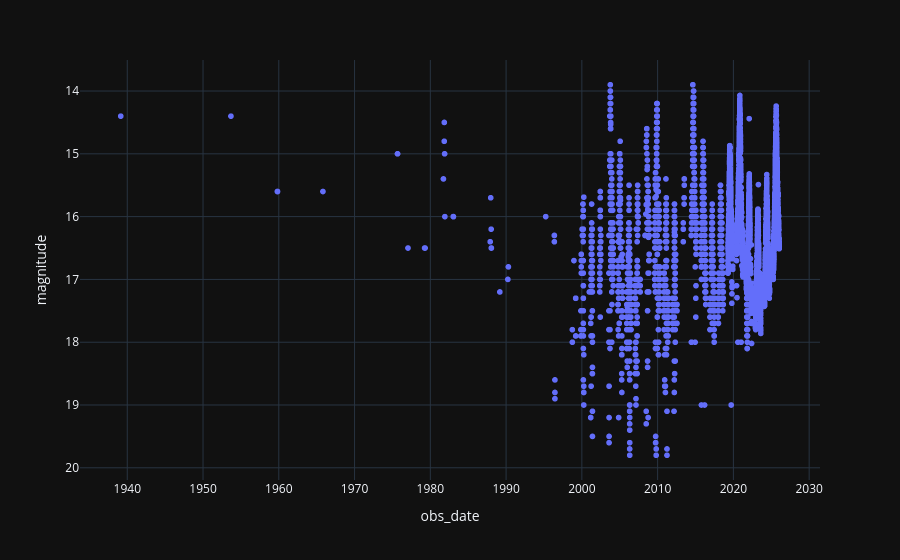

Source (notebook cell):
### Code cell
fig = px.scatter(mpc_obs_filtered_df, x='obs_date', y='magnitude', template= 'plotly_dark')
fig.update_yaxes(autorange="reversed")
fig.show()

### Figure 1 — Plotly figure (JSON) as saved in the notebook; plotly's stock layout.template omitted (floating-point values rounded to 4 significant figures; data arrays with more than 128 entries replaced by an {"elided": "..."} marker saying what was removed)
{"data": [{"hovertemplate": "obs_date=%{x}<br>magnitude=%{y}<extra></extra>", "legendgroup": "", "marker": {"color": "#636efa", "symbol": "circle"}, "mode": "markers", "name": "", "showlegend": false, "type": "scattergl", "x": {"elided": "7578 str values"}, "xaxis": "x", "y": {"elided": "7578 float values"}, "yaxis": "y"}], "layout": {"legend": {"tracegroupgap": 0}, "margin": {"t": 60}, "xaxis": {"anchor": "y", "domain": [0, 1], "title": {"text": "obs_date"}}, "yaxis": {"anchor": "x", "autorange": "reversed", "domain": [0, 1], "title": {"text": "magnitude"}}}}
